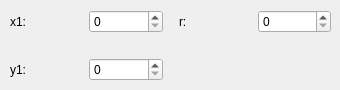
        <widget class="QWidget" name="circle_dim">
         <widget class="QWidget" name="formLayoutWidget_8">
          <property name="geometry">
           <rect>
            <x>10</x>
            <y>10</y>
            <width>321</width>
            <height>71</height>
           </rect>
          </property>
          <layout class="QGridLayout" name="circle_dim_grid">
           <item row="0" column="4">
            <widget class="QSpinBox" name="circle_r_value"/>
           </item>
           <item row="2" column="1">
            <widget class="QSpinBox" name="circle_y1_value"/>
           </item>
           <item row="0" column="1">
            <widget class="QSpinBox" name="circle_x1_value"/>
           </item>
           <item row="0" column="0">
            <widget class="QLabel" name="circle_x1_label">
             <property name="text">
              <string>x1: </string>
             </property>
             <property name="buddy">
              <cstring>circle_x1_value</cstring>
             </property>
            </widget>
           </item>
           <item row="2" column="0">
            <widget class="QLabel" name="circle_y1_label">
             <property name="text">
              <string>y1: </string>
             </property>
             <property name="buddy">
              <cstring>circle_y1_value</cstring>
             </property>
            </widget>
           </item>
           <item row="0" column="3">
            <widget class="QLabel" name="circle_r_label">
             <property name="text">
              <string>r: </string>
             </property>
             <property name="buddy">
              <cstring>circle_r_value</cstring>
             </property>
            </widget>
           </item>
           <item row="0" column="2" rowspan="3">
            <spacer name="verticalSpacer_7">
             <property name="orientation">
              <enum>Qt::Vertical</enum>
             </property>
             <property name="sizeHint" stdset="0">
              <size>
               <width>10</width>
               <height>40</height>
              </size>
             </property>
            </spacer>
           </item>
          </layout>
         </widget>
        </widget>
